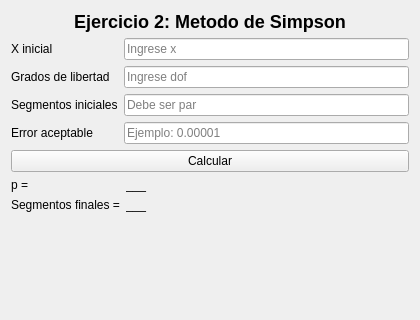
<?xml version="1.0" encoding="UTF-8"?>
<ui version="4.0">
 <class>VentanaSimpson</class>
 <widget class="QWidget" name="VentanaSimpson">
  <property name="geometry">
   <rect>
    <x>0</x>
    <y>0</y>
    <width>420</width>
    <height>320</height>
   </rect>
  </property>
  <property name="windowTitle">
   <string>Ejercicio 2</string>
  </property>
  <layout class="QVBoxLayout" name="verticalLayoutPrincipal">
   <item>
    <widget class="QLabel" name="labelTitulo">
     <property name="styleSheet">
      <string notr="true">font-size: 18px;
font-weight: bold;</string>
     </property>
     <property name="text">
      <string>Ejercicio 2: Metodo de Simpson</string>
     </property>
     <property name="alignment">
      <set>Qt::AlignCenter</set>
     </property>
    </widget>
   </item>
   <item>
    <layout class="QFormLayout" name="formLayoutDatos">
     <item row="0" column="0">
      <widget class="QLabel" name="labelX">
       <property name="text">
        <string>X inicial</string>
       </property>
      </widget>
     </item>
     <item row="0" column="1">
      <widget class="QLineEdit" name="lineEditX">
       <property name="placeholderText">
        <string>Ingrese x</string>
       </property>
      </widget>
     </item>
     <item row="1" column="0">
      <widget class="QLabel" name="labelDof">
       <property name="text">
        <string>Grados de libertad</string>
       </property>
      </widget>
     </item>
     <item row="1" column="1">
      <widget class="QLineEdit" name="lineEditDof">
       <property name="placeholderText">
        <string>Ingrese dof</string>
       </property>
      </widget>
     </item>
     <item row="2" column="0">
      <widget class="QLabel" name="labelSegmentosIniciales">
       <property name="text">
        <string>Segmentos iniciales</string>
       </property>
      </widget>
     </item>
     <item row="2" column="1">
      <widget class="QLineEdit" name="lineEditNumSeg">
       <property name="placeholderText">
        <string>Debe ser par</string>
       </property>
      </widget>
     </item>
     <item row="3" column="0">
      <widget class="QLabel" name="labelError">
       <property name="text">
        <string>Error aceptable</string>
       </property>
      </widget>
     </item>
     <item row="3" column="1">
      <widget class="QLineEdit" name="lineEditError">
       <property name="placeholderText">
        <string>Ejemplo: 0.00001</string>
       </property>
      </widget>
     </item>
    </layout>
   </item>
   <item>
    <widget class="QPushButton" name="pushButtonCalcular">
     <property name="text">
      <string>Calcular</string>
     </property>
    </widget>
   </item>
   <item>
    <layout class="QFormLayout" name="formLayoutResultados">
     <item row="0" column="0">
      <widget class="QLabel" name="labelP">
       <property name="text">
        <string>p =</string>
       </property>
      </widget>
     </item>
     <item row="0" column="1">
      <widget class="QLabel" name="labelResultado">
       <property name="text">
        <string>___</string>
       </property>
      </widget>
     </item>
     <item row="1" column="0">
      <widget class="QLabel" name="labelSegmentosFinales">
       <property name="text">
        <string>Segmentos finales =</string>
       </property>
      </widget>
     </item>
     <item row="1" column="1">
      <widget class="QLabel" name="labelSegmentos">
       <property name="text">
        <string>___</string>
       </property>
      </widget>
     </item>
    </layout>
   </item>
   <item>
    <spacer name="verticalSpacerContenido">
     <property name="orientation">
      <enum>Qt::Vertical</enum>
     </property>
     <property name="sizeHint" stdset="0">
      <size>
       <width>20</width>
       <height>40</height>
      </size>
     </property>
    </spacer>
   </item>
  </layout>
 </widget>
 <resources/>
 <connections/>
</ui>
